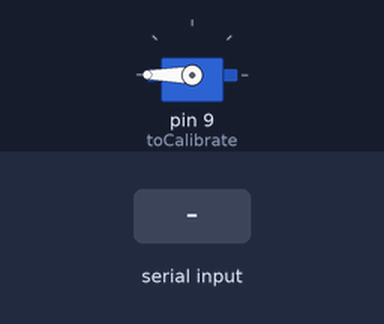
A sketch run on a simulated Arduino Uno, built with avr-gcc and run on an emulated ATmega328P. Shown: servo. Inputs (shaded band) come from the test bench. What the sketch prints to the serial monitor is not drawn.

Above: at 1.6 s.
1.7 s: "0" received over Serial
At 2.1 s:
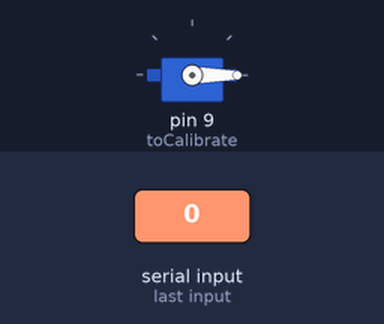
3.2 s: "1" received over Serial
At 4.4 s:
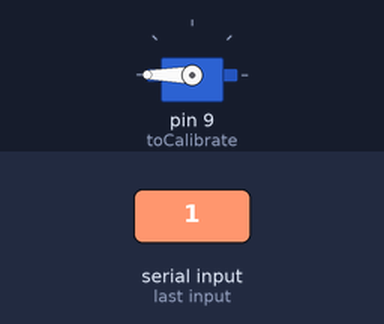
4.7 s: "2" received over Serial
At 12.91 s:
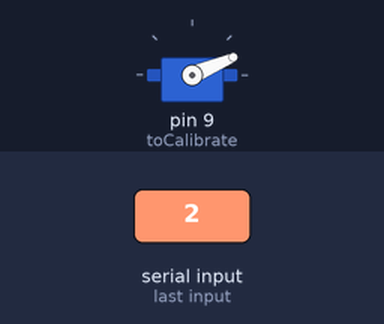
Timing chart, 0 to 18.2 s (numbered marks = the images above; inputs shaded):
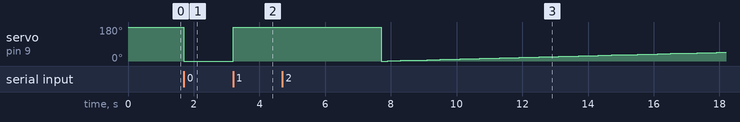

Measured:
- after the input at 1.7 s, servo on pin 9 (toCalibrate): 180° → 0° at once
- after the input at 3.2 s, servo on pin 9 (toCalibrate): 0° → 180° at once
- after the input at 4.7 s, servo on pin 9 (toCalibrate): 180° → 0° after 3.0 s, → 1° 0.20 s later, → 2° 0.20 s later, → 3° 0.20 s later, … (48 changes in this stretch)

The sketch:

MotorCalibration.ino
```cpp
/**
 * Usage, according to documentation(https://www.firediy.fr/files/drone/HW-01-V4.pdf) :
 *     1. Plug your Arduino to your computer with USB cable
 *     2. Power up your ESCs. You must hear "beep1 beep2 beep3" tones meaning the power supply is OK
 *     3. After 2sec, "beep beep" tone emits, meaning the throttle highest point has been correctly confirmed
 *     4. Type 0 to send min throttle
 *     5. Several "beep" tones emits, which means the quantity of the lithium battery cells (3 beeps for a 3 cells LiPo)
 *     6. A long beep tone emits meaning the throttle lowest point has been correctly confirmed
 *     7. Type 2 to launch test function. This will send min to max throttle to ESCs to test them
 *
 * original @author lobodol <grobodol@gmail.com>
 * Modified by Erik <eriklarsen.post@gmail.com>
 */

#include <Servo.h>

#define MIN_PULSE_LENGTH 1000 // Minimum pulse length in µs
#define MAX_PULSE_LENGTH 2000 // Maximum pulse length in µs

Servo toCalibrate;
char data;

void setup()
{
    Serial.begin(9600);

    toCalibrate.attach(9, MIN_PULSE_LENGTH, MAX_PULSE_LENGTH);
    toCalibrate.write(MAX_PULSE_LENGTH); // To calibrate throttle set motor pin to high
    displayInstructions();
}

void loop()
{
    if (Serial.available())
    {
        data = Serial.read();

        switch (data)
        {
        case 48: // 0
            Serial.println("Sending minimum throttle");
            toCalibrate.writeMicroseconds(MIN_PULSE_LENGTH);
            break;
        case 49: // 1
            Serial.println("Sending maximum throttle");
            toCalibrate.writeMicroseconds(MAX_PULSE_LENGTH);
            break;
        case 50: // 2
            runMinToMaxThrottle();
            break;
        }
    }
}

void runMinToMaxThrottle()
{
    Serial.println("Running test in");
    for (int i = 3; i > 0; i--)
    {
        Serial.println(i);
        delay(1000);
    }
    for (int i = MIN_PULSE_LENGTH; i <= MAX_PULSE_LENGTH; i += 5)
    {
        Serial.print("Pulse length = ");
        Serial.println(i);
        toCalibrate.writeMicroseconds(i);
        delay(200);
    }
    Serial.println("Stopping");
    toCalibrate.writeMicroseconds(MIN_PULSE_LENGTH);
}

void displayInstructions()
{
    Serial.println("Turn on the ESC power");
    Serial.println("(3 beeps) - You should hear the ESC startup tones.");
    Serial.println("(2 beeps) - Shortly afterwards, you should hear two beeps indicating that the ESC has registered the high throttle value");
    Serial.println("\t0 : Send min throttle within 5 seconds, otherwise the ESC enters program mode");
    Serial.println("You should hear several beeps indicating the input voltage supplied to the ESC followed by a long beep indicating that the low throttle has been set. ESC is now ready to be used");
    Serial.println("\t2 : Run test function\n");
}
```
